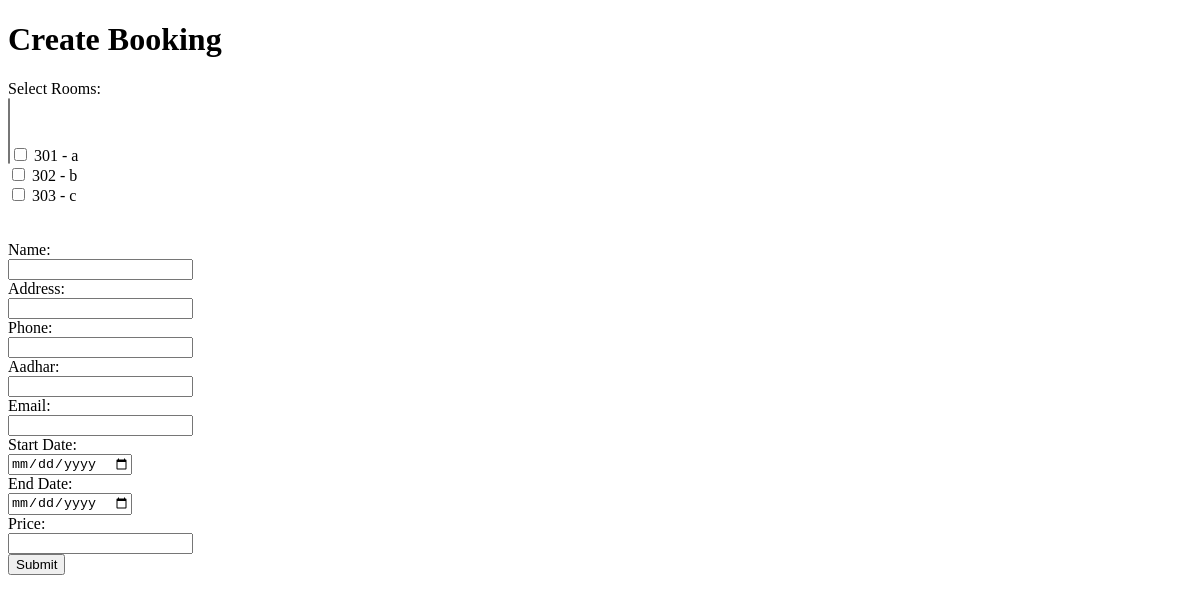
Before: /booking/create/ with the older database file.
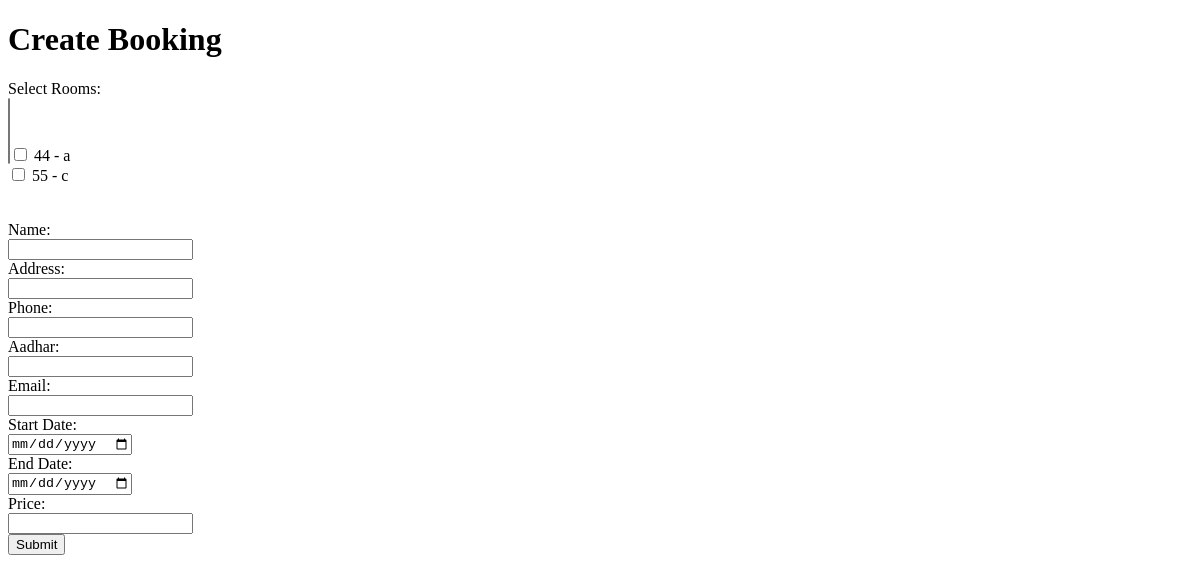
After: the same page with the newer database file.
### booking/models.py (models this page shows)
class Room(models.Model):
    name = models.CharField(max_length=100)
    description = models.TextField()
    available = models.BooleanField(default=True)
    unavailable = models.BooleanField(default=False)

### booking/views.py (the view)
# urls.py: path('booking/create/', booking_create, name='booking_create'),
@transaction.atomic
def booking_create(request):
    if request.method == 'POST':
        try:
            room_ids = request.POST.getlist('rooms')
            name = request.POST['name']
            address = request.POST['address']
            phone = request.POST['phone']
            aadhar = request.POST['aadhar']
            email = request.POST['email']
            start_date = request.POST['start_date']
            end_date = request.POST['end_date']
            price = request.POST['price']
            rooms = Room.objects.filter(pk__in=room_ids)
            if not update_room_availability(rooms, start_date, end_date):
                return HttpResponse("Selected rooms are not available for the specified dates.")
            if end_date < start_date:
                return HttpResponse("End date cannot be before the start date.")
            booking = Booking.objects.create(
                start_date=start_date,
                end_date=end_date,
                price=price,
                name=name,
                address=address,
                aadhar=aadhar,
                email=email,
                phone=phone
            )
            booking.rooms.set(rooms)
            if datetime.strptime(start_date, '%Y-%m-%d').date() > datetime.now().date():
                for room in rooms:
                    room.available = False
                    room.save()
            gst = Decimal(price) * Decimal('0.18')
            booking.gst = gst
            booking.save()
            return redirect('booking_detail', booking_id=booking.id)
        except Exception as e:
            print(f"An error occurred: {e}")
            return HttpResponseServerError("An error occurred while processing the booking.")
    else:
        rooms = Room.objects.filter(available=True)
        return render(request, 'booking_create.html', {'rooms': rooms})

### booking/templates/booking_create.html (shortened to what this page needs)
<!DOCTYPE html>
<html lang="en">
<head>
</head>
<body>
    <h1>Create Booking</h1>
    <form method="POST" action="{% url 'booking_create' %}">
        <label for="rooms">Select Rooms:</label><br>
        <select name="rooms" id="rooms" multiple>
            {% for room in rooms %}
            <input type="checkbox" name="rooms" value="{{ room.id }}"> {{ room.name }} - {{ room.description }}<br>
            {% endfor %}
        </select><br><br>
        <label for="name">Name:</label><br>
        <input type="text" id="name" name="name"><br>
        <label for="address">Address:</label><br>
        <input type="text" id="address" name="address"><br>
        <label for="phone">Phone:</label><br>
        <input type="text" id="phone" name="phone"><br>
        <label for="aadhar">Aadhar:</label><br>
        <input type="text" id="aadhar" name="aadhar"><br>
        <label for="email">Email:</label><br>
        <input type="email" id="email" name="email"><br>
        <label for="start_date">Start Date:</label><br>
        <input type="date" id="start_date" name="start_date"><br>
        <label for="end_date">End Date:</label><br>
        <input type="date" id="end_date" name="end_date"><br>
        <label for="price">Price:</label><br>
        <input type="text" id="price" name="price"><br>
        <input type="submit" value="Submit">
    </form>
</body>
</html>

Changed rows visible on the page:
removed Room: name "301", description "a"
removed Room: name "302", description "b"
removed Room: name "303", description "c"
added Room: name "44", description "a"
added Room: name "55", description "c"
